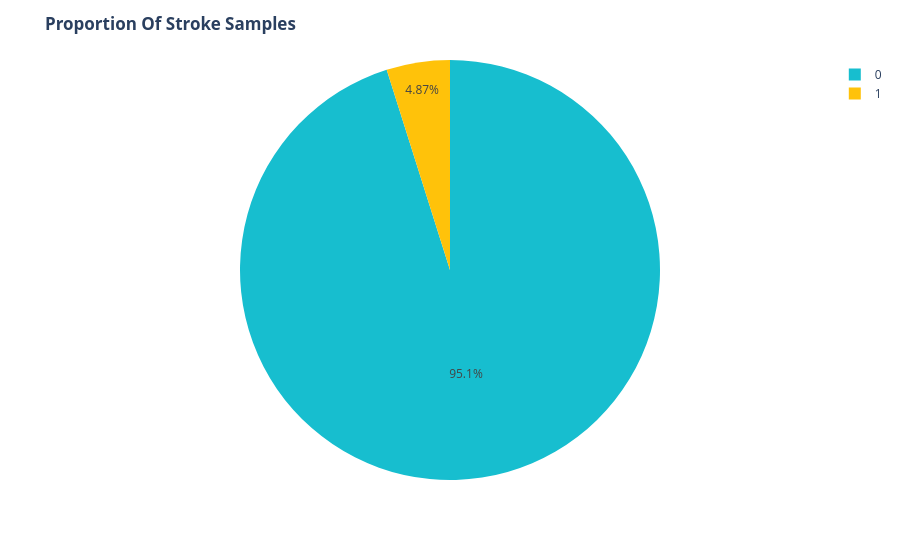

The cell this chart's notebook holds for it:
### Markdown cell above
# Explore Data Analysis

### Code cell
fig = ex.pie(df, names='stroke', color_discrete_sequence=['#17BECF', '#FFC20A'])
fig.update_layout(title='<b>Proportion Of Stroke Samples<b>')
fig.show()

### Figure 1 — Plotly figure (JSON) as saved in the notebook; plotly's stock layout.template omitted (floating-point values rounded to 4 significant figures; data arrays with more than 128 entries replaced by an {"elided": "..."} marker saying what was removed)
{"data": [{"domain": {"x": [0, 1], "y": [0, 1]}, "hovertemplate": "stroke=%{label}<extra></extra>", "labels": {"elided": "5109 int values"}, "legendgroup": "", "name": "", "showlegend": true, "type": "pie"}], "layout": {"legend": {"tracegroupgap": 0}, "margin": {"t": 60}, "piecolorway": ["#17BECF", "#FFC20A"], "title": {"text": "<b>Proportion Of Stroke Samples<b>"}}}
